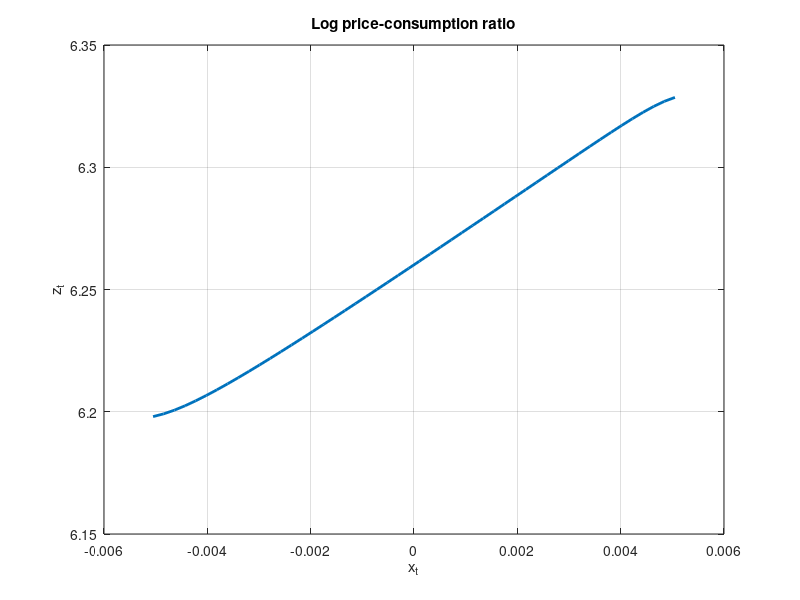
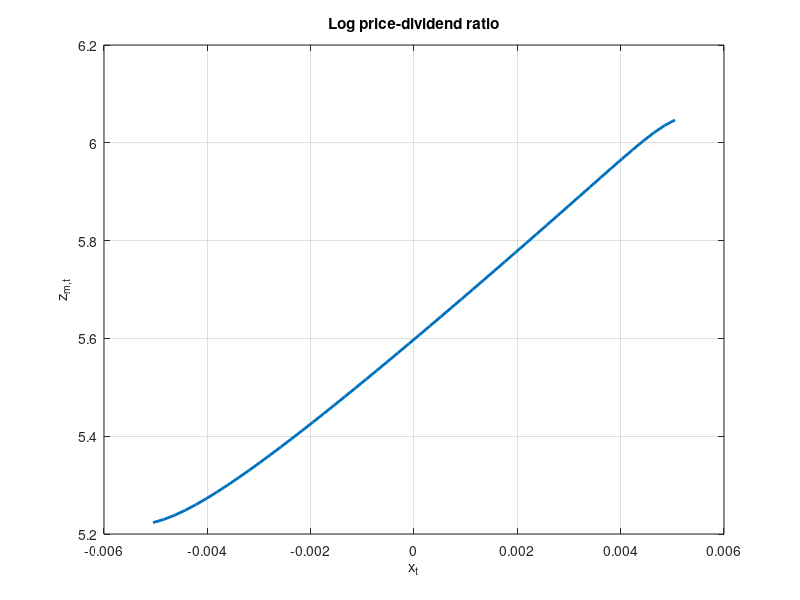

Reproduce these figures in MATLAB, in order.
%DIEGO ALVAREZ FLORES
%BY REPLICATION: ONE STATE VARIABLE
%VFI: TAUCHEN
%JANUARY 2026

clear;
clc;
seed=202601;

%% PARAMETERS
sigma=0.0078;
mu=0.0015;
rho=0.979;
psi=1.5;
gamma=10;
beta=0.998;
phi_e=0.044;
theta=(1-gamma)/(1-1/psi);
phi=3;
mu_d=0.0015;
phi_d=4.5;

%% TAUCHEN FUNCTION
Nx=50; % Number of grid points

function [prob] = cdf_standard_normal(x)
    prob=0.5*erfc(-x/sqrt(2));
end    

function [yi,Pi] = DAF_tauchen_normal(mu,lambda,sigma_epsilon,N)
    m=3; % Standard for a normal r.v. (covers 99.7% of the distribution)
    yi=zeros(N,1);
    Pi=zeros(N,N);
    mu_y=mu/(1-lambda); % Mean of an AR(1) 
    sigma_y=((sigma_epsilon^2)/(1-lambda^2))^0.5; % Std of an AR(1) 
    yi(1)=mu_y-m*sigma_y;
    yi(N)=mu_y+m*sigma_y;
    w=(yi(N)-yi(1))/(N-1); % Distance between each gridpoint (equispaced)
    for n=2:N-1
        yi(n)=yi(n-1)+w; 
    end    
    
    % Follow Tauchen (1986):
    for j=1:N
        for k=1:N
            if k==1
                Pi(j,k)=cdf_standard_normal((yi(k)-mu-lambda*yi(j)+w/2)/sigma_epsilon);
            elseif k == N
                Pi(j,k)=1-cdf_standard_normal((yi(k)-mu-lambda*yi(j)-w/2)/sigma_epsilon);
            else
                Pi(j,k)=cdf_standard_normal((yi(k)-mu-lambda*yi(j)+w/2)/sigma_epsilon)- ...
                    cdf_standard_normal((yi(k)-mu-lambda*yi(j)-w/2)/sigma_epsilon);
            end
        end
    end
end

[x_grid,P_matrix] = DAF_tauchen_normal(0,rho,phi_e*sigma,Nx); % Get grid and transition matrix

%% VFI: POLICY FUNCTIONS
function [V1_VC] = value_function_iteration_VC1(Nx,beta,gamma,theta,mu,x_grid,sigma,P_matrix,max_iter,crit)
    V0=ones(Nx,1); % Initial value function
    terminate=0;
    it=1;
    while (terminate==0 & it<max_iter)
        V1_VC=((1-beta)+beta.*exp(((1-gamma)/theta).*(mu+x_grid)+(0.5/theta)*(1-gamma)^2*sigma^2).* (P_matrix*(V0.^(1-gamma))).^(1/theta)).^(theta/(1-gamma)); % See pdf 
        % Check for convergence
        if max(abs(V1_VC-V0))<crit
            terminate=1;
        end        
        V0=V1_VC;
        it=it+1;
    end 
end

function [V1_PC] = value_function_iteration_PC1(Nx,beta,psi,theta,mu,x_grid,sigma,P_matrix,max_iter,crit)
    V0=ones(Nx,1); % Initial value function
    terminate=0;
    it=1;
    while (terminate==0 & it<max_iter)
        V1_PC=beta.*exp((1-1/psi).*(mu+x_grid)+0.5*theta*(1-1/psi)^2*sigma^2).*(P_matrix*(1+V0).^theta).^(1/theta); % See pdf 
        % Check for convergence
        if max(abs(V1_PC-V0))<crit
            terminate=1;
        end        
        V0=V1_PC;
        it=it+1;
    end 
end

function [V1_PD] = value_function_iteration_PD1(Nx,beta,psi,theta,mu,x_grid,sigma,P_matrix,max_iter,crit,mu_d,phi,phi_d,PC)
    V0=ones(Nx,1); % Initial value function
    terminate=0;
    it=1;
    while (terminate==0 & it<max_iter)
        V1_PD=beta^theta.*exp((theta-1-theta/psi).*(mu+x_grid)+mu_d+phi*x_grid+0.5*(theta-1-theta/psi)^2*sigma^2+0.5*phi_d^2*sigma^2).* ...
            (PC).^(1-theta).*(P_matrix*(((1+PC).^(theta-1)).*(1+V0))); % See pdf 
        % Check for convergence
        if max(abs(V1_PD-V0))<crit
            terminate=1;
        end        
        V0=V1_PD;
        it=it+1;
    end 
end

max_iter=10000;
crit=1e-9;

[V1_VC] = value_function_iteration_VC1(Nx,beta,gamma,theta,mu,x_grid,sigma,P_matrix,max_iter,crit);
[V1_PC] = value_function_iteration_PC1(Nx,beta,psi,theta,mu,x_grid,sigma,P_matrix,max_iter,crit);
[V1_PD] = value_function_iteration_PD1(Nx,beta,psi,theta,mu,x_grid,sigma,P_matrix,max_iter,crit,mu_d,phi,phi_d,V1_PC);

figure(6)
plot(x_grid,log(V1_PC),'LineWidth',2)
xlabel('x_t'); ylabel('z_t')
grid on
title("Log price-consumption ratio")
saveas(figure(6),'figure6_one.png')

figure(7)
plot(x_grid,log(V1_PD),'LineWidth',2)
xlabel('x_t'); ylabel('z_{m,t}')
grid on
title("Log price-dividend ratio")
saveas(figure(7),'figure7_one.png')
